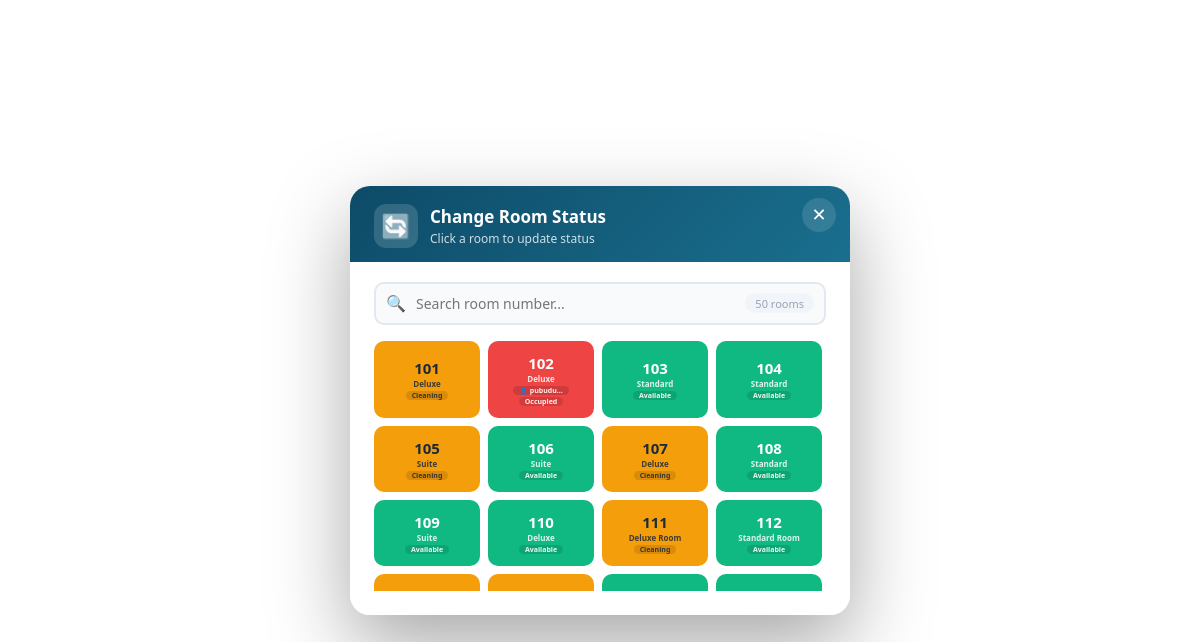
The page /status_change_modal.php on the database its author committed.
### tables this page shows
CREATE TABLE `rooms` (
  `room_id` int(11) NOT NULL,
  `room_number` varchar(10) NOT NULL,
  `room_type` varchar(50) DEFAULT NULL,
  `status` enum('available','occupied','cleaning','maintenance') DEFAULT 'available'
);

CREATE TABLE `reservations` (
  `res_id` int(11) NOT NULL,
  `res_no` varchar(50) DEFAULT NULL,
  `guest_name` varchar(100) NOT NULL,
  `room_id` int(11) DEFAULT NULL,
  `allotment_id` int(11) DEFAULT NULL,
  `check_in` date NOT NULL,
  `check_out` date NOT NULL,
  `num_of_nights` int(11) DEFAULT 1,
  `status` enum('Pending','Checked-In','Checked-Out','Cancelled') DEFAULT 'Pending',
  `is_deleted` tinyint(1) NOT NULL DEFAULT 0,
  `deleted_at` datetime DEFAULT NULL,
  `deleted_by` varchar(100) DEFAULT NULL,
  `passport_no` varchar(100) DEFAULT NULL,
  `booking_source` varchar(100) DEFAULT NULL,
  `company_name` varchar(100) DEFAULT NULL,
  `rate_code` varchar(50) DEFAULT NULL,
  `package_name` varchar(50) DEFAULT NULL,
  `market_segment` varchar(50) DEFAULT NULL,
  `business_segment` varchar(50) DEFAULT NULL,
  `sales_person` varchar(50) DEFAULT NULL,
  `voucher_no` varchar(50) DEFAULT NULL,
  `tour_no` varchar(50) DEFAULT NULL,
  `guest_payment_mode` varchar(30) DEFAULT 'Guest',
  `visit_purpose` varchar(50) DEFAULT NULL,
  `bill_payment_lkr_sscl` tinyint(1) DEFAULT 0,
  `company_credit_enable` tinyint(1) DEFAULT 0,
  `gender` varchar(10) DEFAULT NULL,
  `dob` date DEFAULT NULL,
  `nationality` varchar(50) DEFAULT NULL,
  `email` varchar(100) DEFAULT NULL,
  `mobile` varchar(20) DEFAULT NULL,
  `adults` int(11) DEFAULT 1,
  `children` int(11) DEFAULT 0,
  `bed_type` varchar(20) DEFAULT NULL,
  `room_category` varchar(50) DEFAULT NULL,
  `meal_plan` varchar(50) DEFAULT NULL,
  `rate_basis` varchar(20) DEFAULT NULL,
  `arrive_for` varchar(50) DEFAULT NULL,
  `leave_after` varchar(50) DEFAULT NULL,
  `expected_arrival_time` time DEFAULT NULL,
  `expected_departure_time` time DEFAULT NULL,
  `room_rate` decimal(10,2) DEFAULT NULL,
  `total_charge` decimal(10,2) DEFAULT 0.00,
  `currency` varchar(10) DEFAULT 'LKR',
  `payment_method` varchar(30) DEFAULT NULL,
  `special_requests` text DEFAULT NULL,
  `transport_req` tinyint(1) DEFAULT 0,
  `vehicle_no` varchar(20) DEFAULT NULL,
  `group_no` varchar(50) DEFAULT NULL,
  `contact_no` varchar(20) DEFAULT NULL,
  `created_by` int(11) DEFAULT NULL
);

### status_change_modal.php (the view, shortened to what this page needs)
<?php
include 'includes/db.php';
?>
<!DOCTYPE html>
<html>
<head>
</head>
<body>
<div class="modal-box">
    <div class="modal-header">
        <div class="header-content">
            <span class="icon-box">🔄</span>
            <div>
                <h4>Change Room Status</h4>
                <p>Click a room to update status</p>
            </div>
        </div>
        <button class="close-btn" onclick="closeModal()">✕</button>
    </div>
    <div class="modal-body">
        <div class="search-box">
            <span class="search-icon">🔍</span>
            <input type="text" id="roomSearch" placeholder="Search room number..." oninput="filterRooms()">
            <span class="search-count" id="roomCount">0 rooms</span>
        </div>
        <div class="room-grid" id="roomGrid">
            <?php
            $rooms = $conn->query("
                SELECT r.*, res.guest_name
                FROM rooms r
                LEFT JOIN reservations res ON r.room_id = res.room_id AND res.status = 'Checked-In'
                ORDER BY r.room_number ASC
            ");
            if($rooms && $rooms->num_rows > 0):
                while($r = $rooms->fetch_assoc()):
                    $status = $r['status'] ?? 'available';
                    $guest_name = $r['guest_name'] ?? '';
                    $guest_short = strlen($guest_name) > 8 ? substr($guest_name, 0, 6) . '…' : $guest_name;
            ?>
            <div class="room-card <?= $status ?>"
                 data-room-id="<?= $r['room_id'] ?>"
                 data-room-number="<?= $r['room_number'] ?>"
                 data-status="<?= $status ?>"
                 onclick="openStatusPopup(this)">
                <div class="room-number"><?= $r['room_number'] ?></div>
                <div class="room-type"><?= $r['room_type'] ?? '' ?></div>
                <?php if($guest_name && $status === 'occupied'): ?>
                    <div class="guest-name">👤 <?= $guest_short ?></div>
                <?php endif; ?>
                <div class="status-label"><?= ucfirst($status) ?></div>
            </div>
            <?php endwhile; endif; ?>
        </div>
    </div>
</div>
</body>
</html>

### status_change_modal.php (style rules this page uses)
* { box-sizing: border-box; margin: 0; padding: 0; }
body { font-family: 'Segoe UI', sans-serif; background: transparent; display: flex; align-items: center; justify-content: center; min-height: 100vh; padding: 0; }
.modal-box { background: white; max-width: 500px; width: 100%; border-radius: 20px; overflow: hidden; box-shadow: 0 30px 80px rgba(0,0,0,0.35); max-height: 95vh; display: flex; flex-direction: column; margin: 0 auto; }
.modal-header { background: linear-gradient(135deg, #0d4b68, #1a6f8e); padding: 18px 24px 14px; color: white; position: relative; flex-shrink: 0; }
.modal-header .header-content { display: flex; align-items: center; gap: 12px; }
.modal-header .icon-box { font-size: 24px; background: rgba(255,255,255,0.15); width: 44px; height: 44px; display: flex; align-items: center; justify-content: center; border-radius: 12px; }
.modal-header h4 { margin: 0; font-weight: 700; font-size: 17px; }
.modal-header p { margin: 2px 0 0; opacity: 0.8; font-size: 12px; }
.modal-header .close-btn { position: absolute; top: 12px; right: 14px; background: rgba(255,255,255,0.12); border: none; color: white; font-size: 18px; cursor: pointer; width: 34px; height: 34px; border-radius: 50%; display: flex; align-items: center; justify-content: center; transition: 0.3s; }
.modal-body { padding: 20px 24px 24px; background: #ffffff; overflow-y: auto; flex: 1; }
.search-box { margin-bottom: 16px; position: relative; }
.search-box input { width: 100%; padding: 10px 14px 10px 40px; border: 2px solid #e2e8f0; border-radius: 10px; font-size: 14px; transition: 0.3s; background: #f8fafc; font-family: inherit; }
.search-box .search-icon { position: absolute; left: 12px; top: 50%; transform: translateY(-50%); color: #94a3b8; font-size: 16px; }
.search-box .search-count { position: absolute; right: 12px; top: 50%; transform: translateY(-50%); font-size: 11px; color: #94a3b8; background: #f1f5f9; padding: 2px 10px; border-radius: 12px; }
.room-grid { display: grid; grid-template-columns: repeat(auto-fill, minmax(85px, 1fr)); gap: 8px; max-height: 250px; overflow-y: auto; padding-right: 4px; }
.room-card { padding: 10px 4px; text-align: center; border-radius: 10px; font-weight: 600; color: white; cursor: pointer; border: 2px solid transparent; transition: all 0.25s ease; min-height: 50px; display: flex; flex-direction: column; align-items: center; justify-content: center; }
.room-card .room-number { font-size: 15px; font-weight: 800; }
.room-card .room-type { font-size: 8px; opacity: 0.85; }
.room-card .guest-name { font-size: 7px; opacity: 0.9; margin-top: 2px; background: rgba(0,0,0,0.15); padding: 0 6px; border-radius: 8px; white-space: nowrap; overflow: hidden; text-overflow: ellipsis; max-width: 100%; }
.room-card .status-label { font-size: 7px; opacity: 0.9; margin-top: 2px; background: rgba(0,0,0,0.12); padding: 0 6px; border-radius: 10px; }
.room-card.available { background: #10b981; }
.room-card.occupied { background: #ef4444; }
.room-card.cleaning { background: #f59e0b; color: #1e293b; }
.modal-box .close-btn { display: block; }

### rows shown on the page
rooms: room_number "101", room_type "Deluxe", status "Cleaning"
reservations: room.room_number "102", room.room_type "Deluxe", guest_name "pubudu…", room.status "Occupied"
rooms: room_number "103", room_type "Standard", status "Available"
rooms: room_number "104", room_type "Standard", status "Available"
rooms: room_number "105", room_type "Suite", status "Cleaning"
rooms: room_number "106", room_type "Suite", status "Available"
rooms: room_number "107", room_type "Deluxe", status "Cleaning"
rooms: room_number "108", room_type "Standard", status "Available"
rooms: room_number "109", room_type "Suite", status "Available"
rooms: room_number "110", room_type "Deluxe", status "Available"
rooms: room_number "111", room_type "Deluxe Room", status "Cleaning"
rooms: room_number "112", room_type "Standard Room", status "Available"
